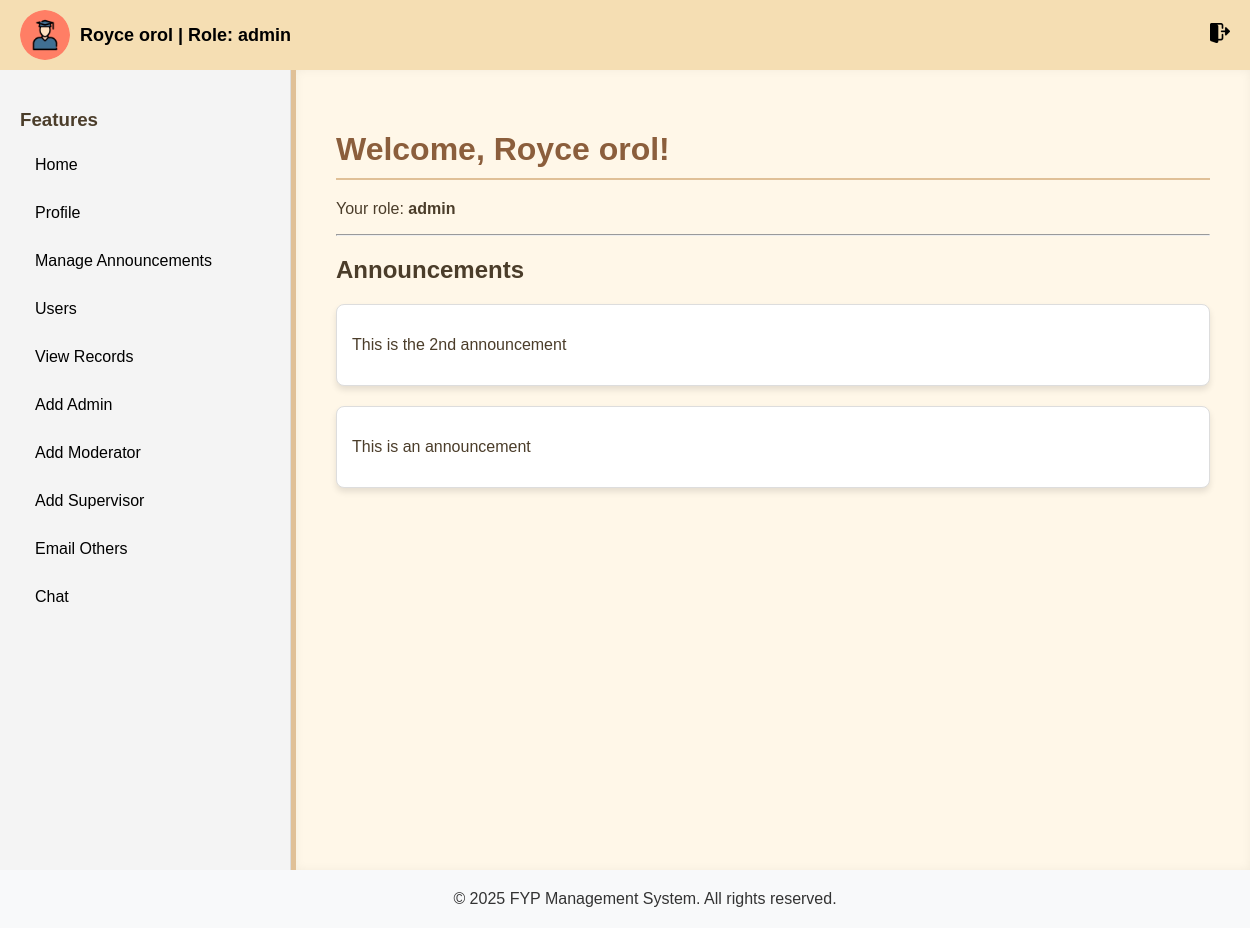
Page /dashboard.php (signed in) on the earlier database version.
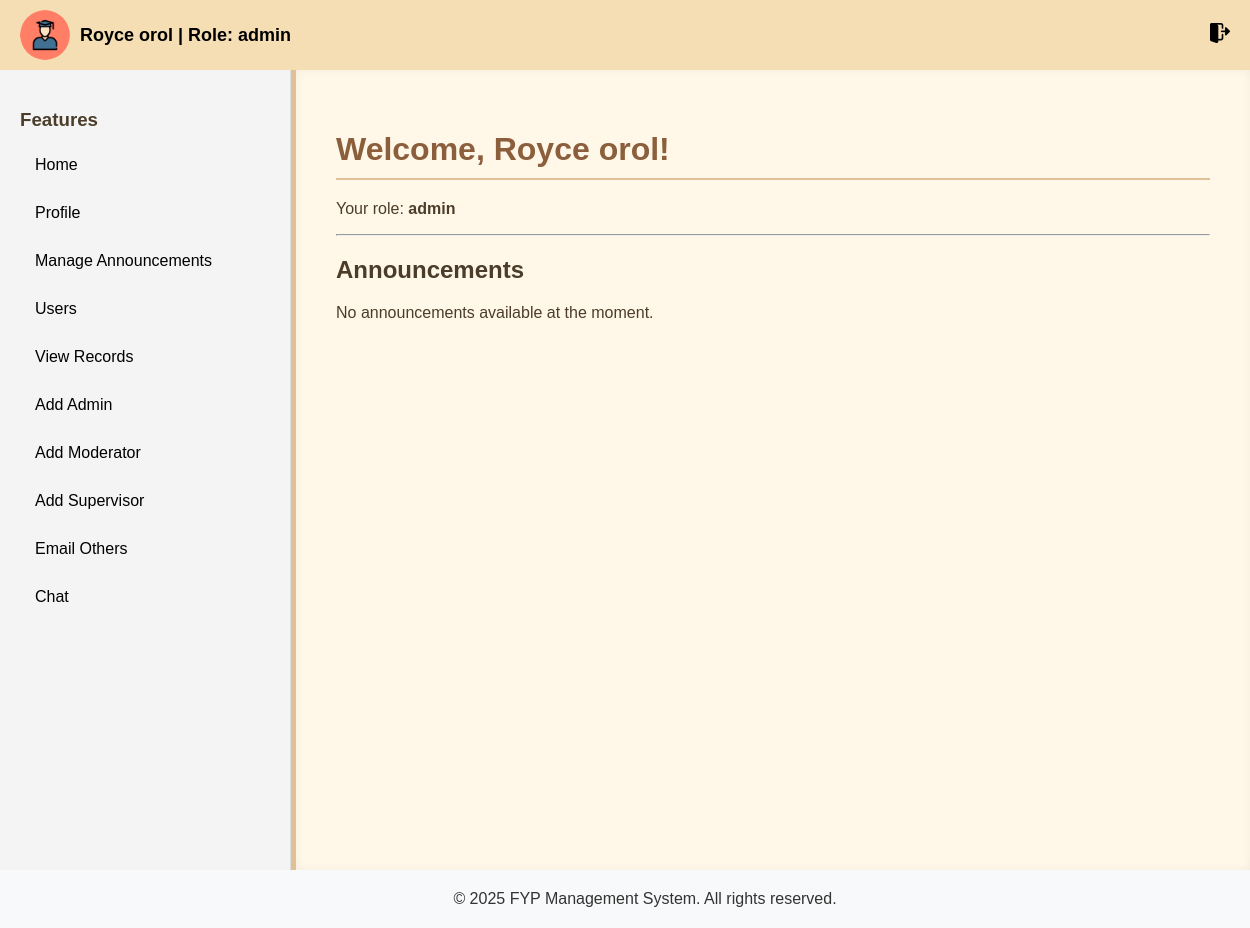
Same page on the later database version.
### tables this page shows
CREATE TABLE `Announcements` (
  `id` int(11) NOT NULL,
  `description` text NOT NULL
);

### dashboard.php (the view, shortened to what this page needs)
<?php
include 'db_connection.php';
$announcements = [];
$query = "SELECT description FROM Announcements ORDER BY id DESC";
$result = $conn->query($query);
if ($result && $result->num_rows > 0) {
    while ($row = $result->fetch_assoc()) {
        $announcements[] = $row;
    }
}
?>
<!DOCTYPE html>
<html lang="en">
<head>
    <link rel="stylesheet" href="css/dashboard.css">
    <link rel="stylesheet" href="css/header.css">
    <link rel="stylesheet" href="css/footer.css">
</head>
<body>
    <?php include 'includes/header.php'; ?>
    <div class="dashboard-container">
        <?php include 'includes/sidebar.php'; ?>
        <div class="dashboard-main">
            <h1>Welcome, <?php echo htmlspecialchars($name); ?>!</h1>
            <p>Your role: <strong><?php echo htmlspecialchars($role); ?></strong></p>
            <hr>
            <h2>Announcements</h2>
            <?php if (!empty($announcements)): ?>
                <?php foreach ($announcements as $announcement): ?>
                    <div class="announcement">
                        <p><?php echo htmlspecialchars($announcement['description']); ?></p>
                    </div>
                <?php endforeach; ?>
            <?php else: ?>
                <p>No announcements available at the moment.</p>
            <?php endif; ?>
        </div>
    </div>
    <?php include 'includes/footer.php'; ?>
</body>
</html>

Differences in the rows shown:
removed announcements: description "This is the 2nd announcement"
removed announcements: description "This is an announcement"
Other differences:
text now shown: "No announcements available at the moment."
